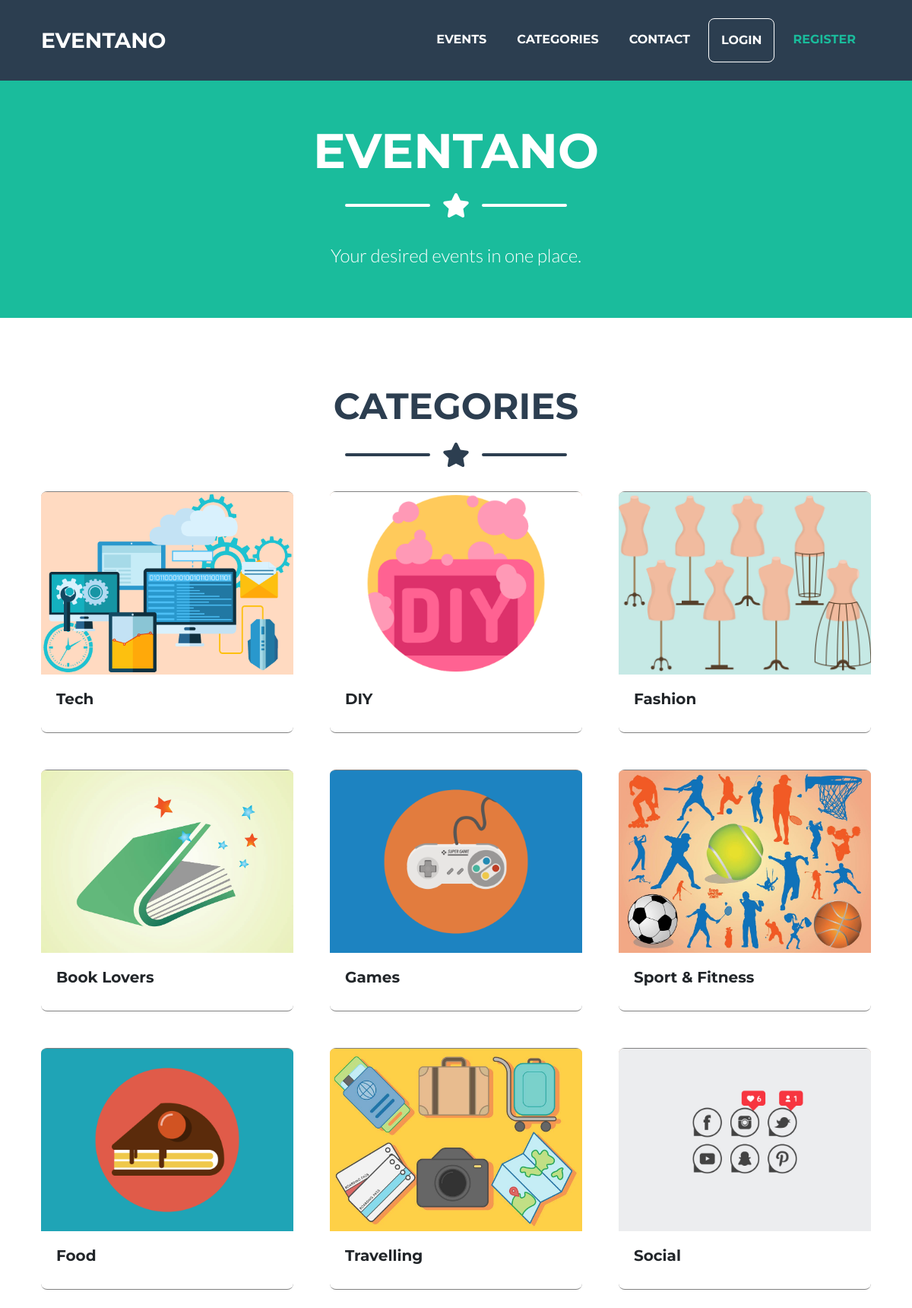
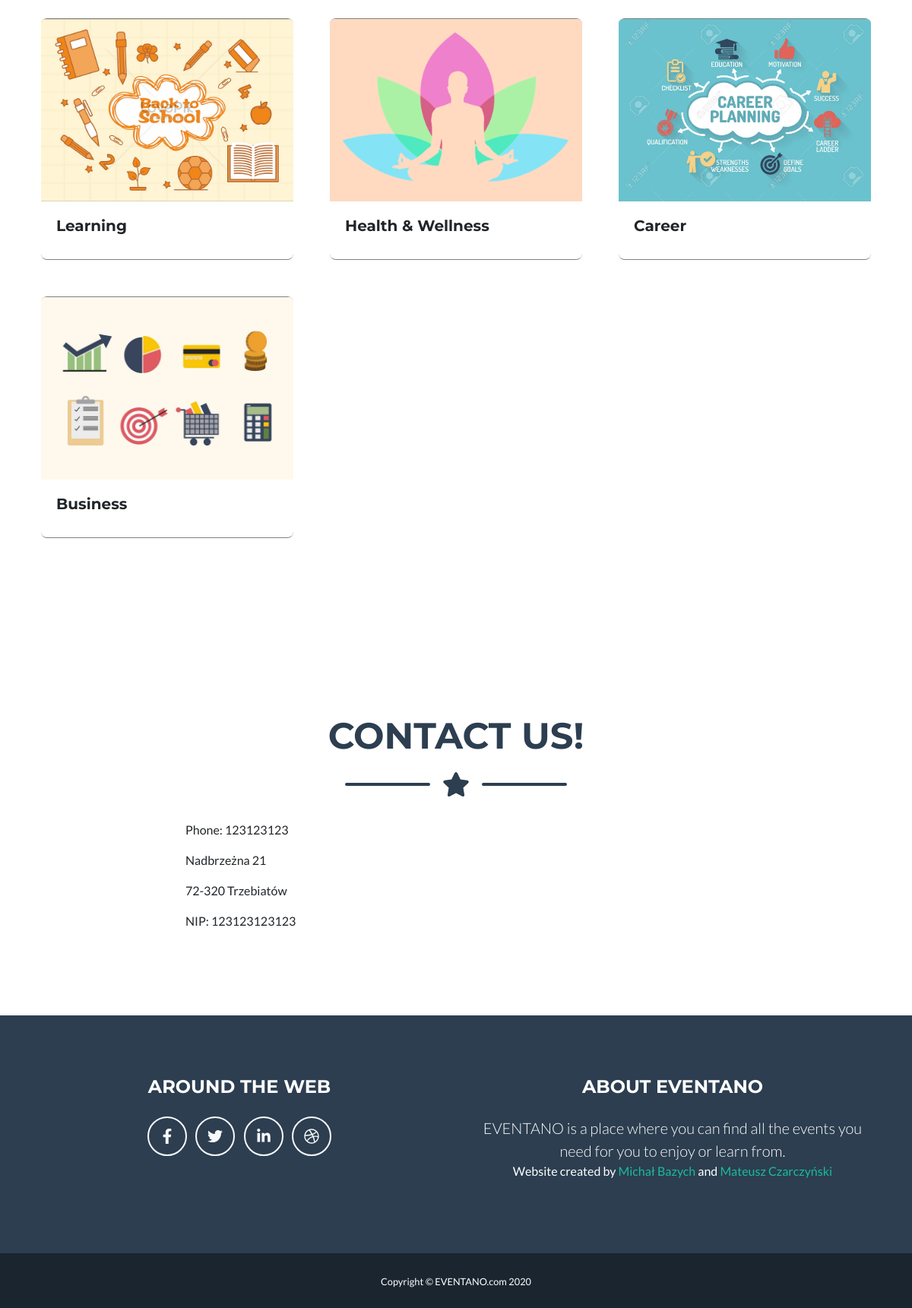
The page / on the database its author committed (2 pictures, top to bottom).
### tables this page shows
CREATE TABLE `categories` (
  `id` int(10) UNSIGNED NOT NULL,
  `categorie` varchar(40) NOT NULL,
  `photo_path_categories` varchar(30) NOT NULL DEFAULT 'default_photo_categorie.png'
);

### src/index.php (the view, shortened to what this page needs)
<!DOCTYPE html>
<html lang="en">
<head>
    <link href="static/css/styles.css" rel="stylesheet" />
    <link href="./static/css/pageStyle.css" rel="stylesheet" />
</head>
<body id="page-top">
    <nav class="navbar navbar-expand-lg bg-secondary text-uppercase" id="mainNav">
        <div class="container">
            <a class="navbar-brand js-scroll-trigger" href="./#page-top">EVENTANO</a>
            <div class="collapse navbar-collapse" id="navbarResponsive">
                <ul class="navbar-nav ml-auto">
                <li class="nav-item mx-0 mx-lg-1"><a class="nav-link py-3 px-0 px-lg-3 rounded js-scroll-trigger" href="./events.php">Events</a></li>
                    <li class="nav-item mx-0 mx-lg-1"><a class="nav-link py-3 px-0 px-lg-3 rounded js-scroll-trigger" href="../#categories">Categories</a></li>
                    <li class="nav-item mx-0 mx-lg-1"><a class="nav-link py-3 px-0 px-lg-3 rounded js-scroll-trigger" href="./#contact">Contact</a></li>
                    <?if(!isset($_SESSION['logged']['email'])){?>
                    <li class="nav-item mx-0 mx-lg-1"><a class="nav-link py-3 px-0 px-lg-3 rounded" style="border: 1px solid white" href="./login.php">Login</a></li>
                    <li class="nav-item mx-0 mx-lg-1"><a class="nav-link py-3 px-0 px-lg-3 rounded" style="color:#1abc9c" href="./register.php">Register</a></li>
                    <?}?>
                </ul>
            </div>
        </div>
    </nav>
    <header class="masthead bg-primary text-white text-center">
        <div class="container d-flex align-items-center flex-column">
            <h1 class="masthead-heading text-uppercase mb-0">EVENTANO</h1>
            <div class="divider-custom divider-light">
                <div class="divider-custom-line"></div>
                <div class="divider-custom-icon"><i class="fas fa-star"></i></div>
                <div class="divider-custom-line"></div>
            </div>
            <p class="masthead-subheading font-weight-light mb-0">Your desired events in one place.</p>
        </div>
    </header>
    <section class="page-section portfolio" id="categories">
        <div class="container">
            <h2 class="page-section-heading text-center text-uppercase text-secondary mb-0">Categories</h2>
            <div class="divider-custom">
                <div class="divider-custom-line"></div>
                <div class="divider-custom-icon"><i class="fas fa-star"></i></div>
                <div class="divider-custom-line"></div>
            </div>
            <div class="row">
                <?php
                require_once("./scripts/connect.php");
                $result = $conn->query("SELECT * FROM `categories` ORDER BY id DESC");
                while ($row = $result->fetch_assoc()) {
                    echo '<div class="col-md-6 col-lg-4 mb-5">
                            <div class="card" style="border:none; border-bottom: 1px solid gray; border-top: 1px solid gray;  ">
                                <img style="background-color:#FFDAC1 ;height:240px; object-fit:cover" class="card-img-top" src="./static/img/'.$row['photo_path_categories'].'"/>
                                <div class="card-body">
                                    <h5 class="card-title">
                                        '.$row['categorie'].'
                                    </h5>
                                </div>
                            </div>
                        </div>';
                } ?>
            </div>
    </section>
    <section class="page-section" id="contact">
        <div class="container">
            <h2 class="page-section-heading text-center text-uppercase text-secondary mb-0">Contact us!</h2>
            <div class="divider-custom">
                <div class="divider-custom-line"></div>
                <div class="divider-custom-icon"><i class="fas fa-star"></i></div>
                <div class="divider-custom-line"></div>
            </div>
            <div class="row">
                <div class="col-lg-8 mx-auto">
                    <p>Phone: 123123123</p>
                    <p>Nadbrzeżna 21 </p>
                    <p>72-320 Trzebiatów</p>
                    <p>NIP: 123123123123</p>
                </div>
            </div>
        </div>
    </section>
    <footer class="footer text-center">
        <div class="container">
            <div class="row">
                <div class="col-lg-6 mb-5 mb-lg-0">
                    <h4 class="text-uppercase mb-4">Around the Web</h4>
                    <a class="btn btn-outline-light btn-social mx-1" href="#!"><i class="fab fa-fw fa-facebook-f"></i></a>
                    <a class="btn btn-outline-light btn-social mx-1" href="#!"><i class="fab fa-fw fa-twitter"></i></a>
                    <a class="btn btn-outline-light btn-social mx-1" href="#!"><i class="fab fa-fw fa-linkedin-in"></i></a>
                    <a class="btn btn-outline-light btn-social mx-1" href="#!"><i class="fab fa-fw fa-dribbble"></i></a>
                </div>
                <div class="col-lg-6">
                    <h4 class="text-uppercase mb-4">About EVENTANO</h4>
                    <p class="lead mb-0">EVENTANO is a place where you can find all the events you need for you to enjoy or learn from.</p>
                    <p>Website created by <a href="https://www.linkedin.com/in/mbazych/">Michał Bazych</a> and <a href="https://www.linkedin.com/in/mateusz-czarczy%C5%84ski-1263a5173/">Mateusz Czarczyński</a></p>
                </div>
            </div>
        </div>
    </footer>
    <div class="copyright py-4 text-center text-white">
        <div class="container"><small>Copyright © EVENTANO.com 2020</small></div>
    </div>
</body>
</html>

### src/static/css/pageStyle.css (style rules this page uses)
.masthead { position: relative; z-index: 1; padding-top: 4rem; padding-bottom: 4rem; }

### rows shown on the page
categories: photo_path_categories (picture), categorie "Tech"
categories: photo_path_categories (picture), categorie "DIY"
categories: photo_path_categories (picture), categorie "Fashion"
categories: photo_path_categories (picture), categorie "Book Lovers"
categories: photo_path_categories (picture), categorie "Games"
categories: photo_path_categories (picture), categorie "Sport & Fitness"
categories: photo_path_categories (picture), categorie "Food"
categories: photo_path_categories (picture), categorie "Travelling"
categories: photo_path_categories (picture), categorie "Social"
categories: photo_path_categories (picture), categorie "Learning"
categories: photo_path_categories (picture), categorie "Health & Wellness"
categories: photo_path_categories (picture), categorie "Career"
categories: photo_path_categories (picture), categorie "Business"
